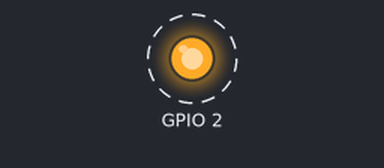
This sketch was run on a simulated ESP32. On the bench: output pins drawn as LEDs (lit = HIGH). Dashed ring = blinking. What the sketch prints to the serial monitor is not drawn.

Above: at 6.62 s.
Timing chart, 0 to 9.5 s (numbered marks = the images above):
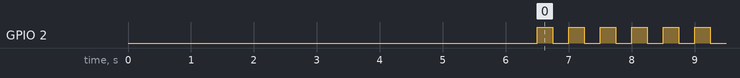

Measured:
- by itself, GPIO 2: alternates HIGH for 0.25 s and LOW for 0.25 s
- by itself, everything shown: repeats every 1.5 s, in 6 steps

The sketch:

Semaphore2.ino
```cpp
// ESP32 Binary Semaphore Example
// https://www.circuitstate.com/tutorials/how-to-write-parallel-multitasking-applications-for-esp32-using-freertos-arduino/
//
// does the same thing as Mutex but with a binary semaphore instead

#include <Arduino.h>

// 0=debug off, 1=output to Serial, 2=output to serial UART1()
#define DEBUG_ON 1
// 0=trace off, 1=output to Serial, 2=output to serial UART1()
#define TRACE_ON 0
#include <rgDebug.h>

#ifndef BUILTIN_LED
#define BUILTIN_LED 2
#endif

SemaphoreHandle_t xSemaphore = NULL;  // Create a semaphore object

int counter = 0;  // A shared variable

//================================================================================//

// the setup function runs once when you press reset or power the board
void setup() {
	Serial.begin(921600);
    while (!Serial);
#if DEBUG_ON
	dbprint('\n'); for (uint8_t idx=0; idx<13; idx++) { dbprint((char)('A'+idx)); delay(500); }
#endif
	dbprint('\n');

  // initialize digital pin BUILTIN_LED as an output.
  pinMode (BUILTIN_LED, OUTPUT);

  xSemaphore = xSemaphoreCreateBinary();  // Set the semaphore as binary
  xSemaphoreGive (xSemaphore);  // and release it

  xTaskCreatePinnedToCore (
    task1,     // Function to implement the task
    "task1",   // Name of the task
    4000,      // Stack size in words ; printf() needs a large stack
    NULL,      // Task input parameter
    10,         // Priority of the task
    NULL,      // Task handle.
    0          // Core where the task should run
  );

  xTaskCreatePinnedToCore (
    task2,     // Function to implement the task
    "task2",   // Name of the task
    4000,      // Stack size in words ; printf() needs a large stack
    NULL,      // Task input parameter
    10,         // Priority of the task
    NULL,      // Task handle.
    1          // Core where the task should run
  );
}

//================================================================================//

// the loop function runs over and over again forever
void loop() {
  digitalWrite (BUILTIN_LED, HIGH);  // turn the LED on (HIGH is the voltage level)
  delay (250);  // wait
  digitalWrite (BUILTIN_LED, LOW); // turn the LED off by making the voltage LOW
  delay (250);  // wait
}

//================================================================================//

// this task will wait for the binary semaphore to be released, lock it, increment the counter by 1 and release it
void task1 (void *pvParameters) {
  while (1) {
    if (xSemaphoreTake (xSemaphore, portMAX_DELAY)) {  // take the semaphore
      Serial.printf("Task 1: Binary Semaphore acquired, Counter = %d at %ld\n", counter, xTaskGetTickCount());
      counter = counter + 1;  // increment the counter
      Serial.print ("Task 1: Counter = ");
      Serial.println (counter);
      delay (1000);
      xSemaphoreGive (xSemaphore);  // release the semaphore
      delay (100);
    }
  }
}

//================================================================================//

// this task will wait for the binary semaphore to be released, lock it, increment the counter by 1000 and release it
void task2 (void *pvParameters) {
  while (1) {
    if (xSemaphoreTake (xSemaphore, (200 * portTICK_PERIOD_MS))) {  // take the semaphore
      Serial.printf("Task 2: Binary Semaphore acquired, Counter = %d at %ld\n", counter, xTaskGetTickCount());
      counter = counter + 1000;
      Serial.print ("Task 2: Counter = ");
      Serial.println (counter);
      xSemaphoreGive (xSemaphore);  // release the semaphore
      delay (100);
    }
    else {  // if the semaphore was not acquired within 200ms
      Serial.print ("Task 2: Binary Semaphore not acquired at ");
      Serial.println (xTaskGetTickCount());
    }
  }
}
```
